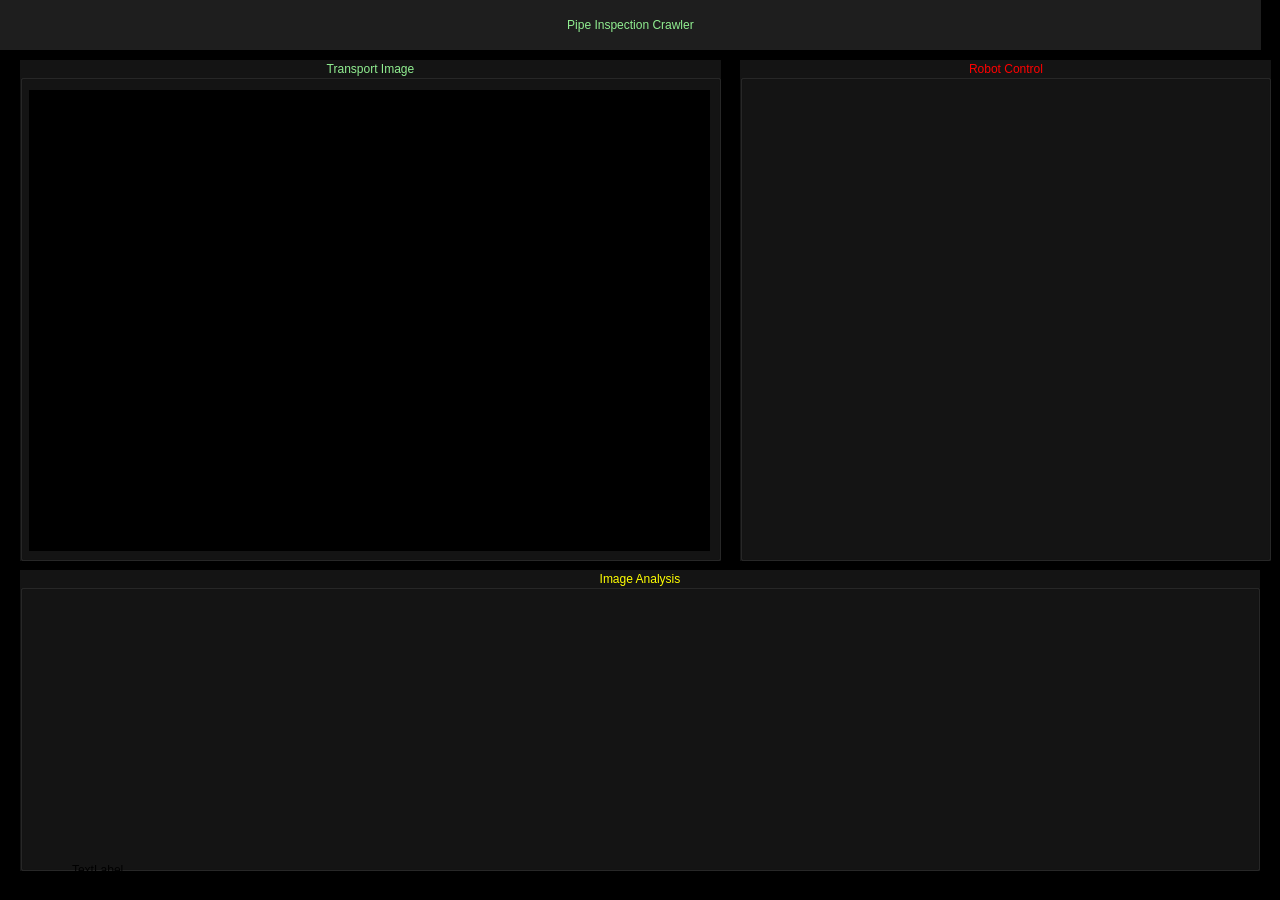
<?xml version="1.0" encoding="UTF-8"?>
<ui version="4.0">
 <class>MainWindow</class>
 <widget class="QMainWindow" name="MainWindow">
  <property name="geometry">
   <rect>
    <x>0</x>
    <y>0</y>
    <width>1280</width>
    <height>900</height>
   </rect>
  </property>
  <property name="windowTitle">
   <string/>
  </property>
  <property name="styleSheet">
   <string notr="true">#pushButton_Bottom
{
	background-color:transparent;
	border-image:url(:/images/bottom_arrow_nomal640.png);
	background:none;
	border:none;
	background-repeat:none;
}

#pushButton_Bottom:pressed
{
	border-image:url(:/images/bottom_arrow_click640.png);
}

#pushButton_Top
{
	background-color:transparent;
	border-image:url(:/images/top_arrow_nomal640.png);
	background:none;
	border:none;
	background-repeat:none;
}

#pushButton_Top:pressed
{
	border-image:url(:/images/top_arrow_click640.png);
}

#pushButton_Right
{
	background-color:transparent;
	border-image:url(:/images/right_arrow_nomal640.png);
	background:none;
	border:none;
	background-repeat:none;
}

#pushButton_Right:pressed
{
	border-image:url(:/images/right_arrow_click640.png);
}

#pushButton_Left
{
	background-color:transparent;
	border-image:url(:/images/left_arrow_nomal640.png);
	background:none;
	border:none;
	background-repeat:none;
}

#pushButton_Left:pressed
{
	border-image:url(:/images/left_arrow_click640.png);
}</string>
  </property>
  <widget class="QWidget" name="centralwidget">
   <widget class="QStackedWidget" name="stackedWidget">
    <property name="geometry">
     <rect>
      <x>0</x>
      <y>0</y>
      <width>1280</width>
      <height>900</height>
     </rect>
    </property>
    <property name="styleSheet">
     <string notr="true">background-color: rgb(0,0,0);</string>
    </property>
    <widget class="QWidget" name="page">
     <widget class="QLabel" name="label">
      <property name="geometry">
       <rect>
        <x>0</x>
        <y>0</y>
        <width>1261</width>
        <height>50</height>
       </rect>
      </property>
      <property name="styleSheet">
       <string notr="true">background-color: rgb(30, 30, 30);
font: italic 18pt &quot;Sans Serif&quot;;
color: lightgreen;
</string>
      </property>
      <property name="frameShape">
       <enum>QFrame::NoFrame</enum>
      </property>
      <property name="text">
       <string>Pipe Inspection Crawler</string>
      </property>
      <property name="alignment">
       <set>Qt::AlignCenter</set>
      </property>
     </widget>
     <widget class="QGroupBox" name="groupBox">
      <property name="geometry">
       <rect>
        <x>20</x>
        <y>60</y>
        <width>701</width>
        <height>501</height>
       </rect>
      </property>
      <property name="styleSheet">
       <string notr="true">color: lightgreen;
background-color: rgb(20, 20, 20);</string>
      </property>
      <property name="title">
       <string>Transport Image</string>
      </property>
      <property name="alignment">
       <set>Qt::AlignCenter</set>
      </property>
      <widget class="QLabel" name="lbView">
       <property name="geometry">
        <rect>
         <x>9</x>
         <y>30</y>
         <width>681</width>
         <height>461</height>
        </rect>
       </property>
       <property name="styleSheet">
        <string notr="true">background-color: rgb(0, 0, 0);</string>
       </property>
       <property name="frameShape">
        <enum>QFrame::NoFrame</enum>
       </property>
       <property name="text">
        <string/>
       </property>
      </widget>
     </widget>
     <widget class="QGroupBox" name="groupBox_2">
      <property name="geometry">
       <rect>
        <x>740</x>
        <y>60</y>
        <width>531</width>
        <height>501</height>
       </rect>
      </property>
      <property name="styleSheet">
       <string notr="true">color: red;
background-color: rgb(20, 20, 20);</string>
      </property>
      <property name="title">
       <string>Robot Control</string>
      </property>
      <property name="alignment">
       <set>Qt::AlignCenter</set>
      </property>
     </widget>
     <widget class="QGroupBox" name="groupBox_3">
      <property name="geometry">
       <rect>
        <x>20</x>
        <y>570</y>
        <width>1240</width>
        <height>301</height>
       </rect>
      </property>
      <property name="styleSheet">
       <string notr="true">color: yellow;
background-color: rgb(20, 20, 20);</string>
      </property>
      <property name="title">
       <string>Image Analysis</string>
      </property>
      <property name="alignment">
       <set>Qt::AlignCenter</set>
      </property>
     </widget>
    </widget>
    <widget class="QWidget" name="page_2"/>
   </widget>
   <widget class="QLabel" name="lbStatus">
    <property name="geometry">
     <rect>
      <x>72</x>
      <y>860</y>
      <width>1181</width>
      <height>20</height>
     </rect>
    </property>
    <property name="text">
     <string>TextLabel</string>
    </property>
   </widget>
  </widget>
 </widget>
 <resources/>
 <connections/>
</ui>
